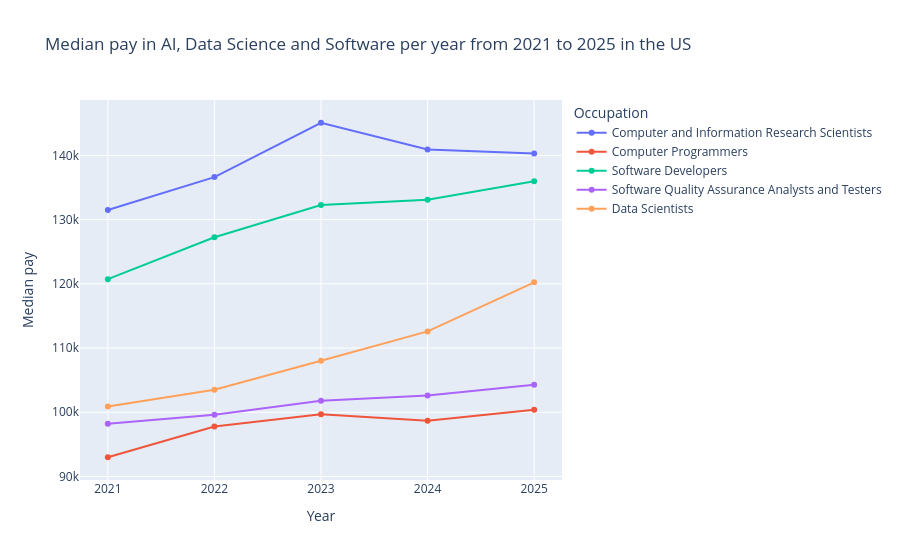

Notebook code for this chart:
### Markdown cell above
<a id="23"></a>
## Visualisation 7 - Line Chart
- **Objective:** Find out the difference of AI, Data Science and Software median pay from 2021 to 2025
- **Visualisation type:** The line chart allows to see the growth or fall (median pay) through a distance (year)

### Code cell
# Line chart: median pay per year for each occupation
fig_line_pay = px.line(
    trend,
    x = "YEAR",
    y = "A_MEDIAN",
    color = "OCC_TITLE",
    markers = True,
    title = "Median pay in AI, Data Science and Software per year from 2021 to 2025 in the US",
    labels = {"A_MEDIAN": "Median pay", "YEAR":"Year", "OCC_TITLE": "Occupation"}
)
fig_line_pay.show()

### Figure 1 — Plotly figure (JSON) as saved in the notebook; plotly's stock layout.template omitted (floating-point values rounded to 4 significant figures)
{"data": [{"hovertemplate": "Occupation=Computer and Information Research Scientists<br>Year=%{x}<br>Median pay=%{y}<extra></extra>", "legendgroup": "Computer and Information Research Scientists", "line": {"color": "#636efa", "dash": "solid"}, "marker": {"symbol": "circle"}, "mode": "lines+markers", "name": "Computer and Information Research Scientists", "orientation": "v", "showlegend": true, "type": "scatter", "x": [2021, 2022, 2023, 2024, 2025], "xaxis": "x", "y": [131490, 136620, 145080, 140910, 140300], "yaxis": "y"}, {"hovertemplate": "Occupation=Computer Programmers<br>Year=%{x}<br>Median pay=%{y}<extra></extra>", "legendgroup": "Computer Programmers", "line": {"color": "#EF553B", "dash": "solid"}, "marker": {"symbol": "circle"}, "mode": "lines+markers", "name": "Computer Programmers", "orientation": "v", "showlegend": true, "type": "scatter", "x": [2021, 2022, 2023, 2024, 2025], "xaxis": "x", "y": [93000, 97800, 99700, 98670, 100390], "yaxis": "y"}, {"hovertemplate": "Occupation=Software Developers<br>Year=%{x}<br>Median pay=%{y}<extra></extra>", "legendgroup": "Software Developers", "line": {"color": "#00cc96", "dash": "solid"}, "marker": {"symbol": "circle"}, "mode": "lines+markers", "name": "Software Developers", "orientation": "v", "showlegend": true, "type": "scatter", "x": [2021, 2022, 2023, 2024, 2025], "xaxis": "x", "y": [120730, 127260, 132270, 133080, 135980], "yaxis": "y"}, {"hovertemplate": "Occupation=Software Quality Assurance Analysts and Testers<br>Year=%{x}<br>Median pay=%{y}<extra></extra>", "legendgroup": "Software Quality Assurance Analysts and Testers", "line": {"color": "#ab63fa", "dash": "solid"}, "marker": {"symbol": "circle"}, "mode": "lines+markers", "name": "Software Quality Assurance Analysts and Testers", "orientation": "v", "showlegend": true, "type": "scatter", "x": [2021, 2022, 2023, 2024, 2025], "xaxis": "x", "y": [98220, 99620, 101800, 102610, 104300], "yaxis": "y"}, {"hovertemplate": "Occupation=Data Scientists<br>Year=%{x}<br>Median pay=%{y}<extra></extra>", "legendgroup": "Data Scientists", "line": {"color": "#FFA15A", "dash": "solid"}, "marker": {"symbol": "circle"}, "mode": "lines+markers", "name": "Data Scientists", "orientation": "v", "showlegend": true, "type": "scatter", "x": [2021, 2022, 2023, 2024, 2025], "xaxis": "x", "y": [100910, 103500, 108020, 112590, 120230], "yaxis": "y"}], "layout": {"legend": {"title": {"text": "Occupation"}, "tracegroupgap": 0}, "title": {"text": "Median pay in AI, Data Science and Software per year from 2021 to 2025 in the US"}, "xaxis": {"anchor": "y", "domain": [0, 1], "title": {"text": "Year"}}, "yaxis": {"anchor": "x", "domain": [0, 1], "title": {"text": "Median pay"}}}}
